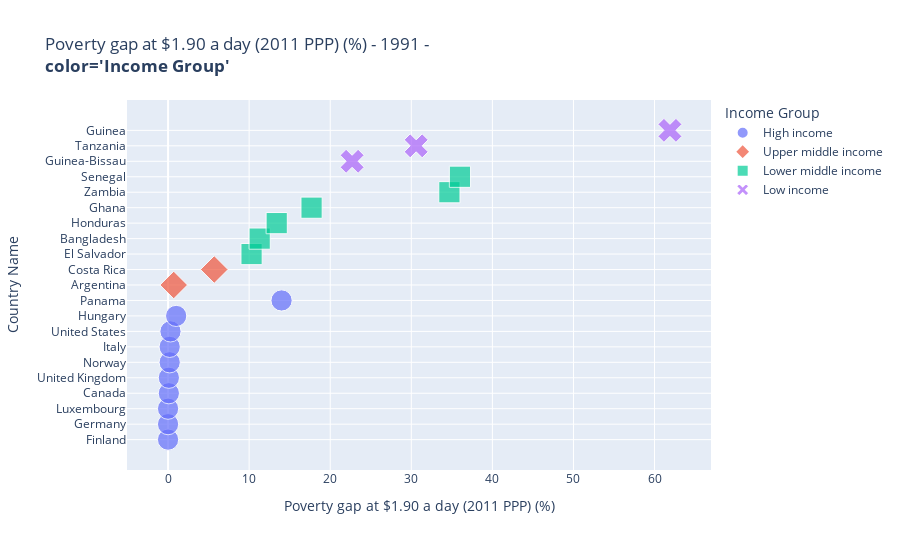

Notebook cell for this chart:
### Code cell
import plotly.express as px
import pandas as pd
poverty = pd.read_csv('../../data/poverty.csv', low_memory=False)
perc_pov_cols = poverty.filter(regex='Poverty gap').columns
perc_pov_19 = perc_pov_cols[0]
indicator = perc_pov_19
year = 1991


df = poverty[poverty['year'].eq(year) & poverty['is_country']].dropna(subset=[indicator]).sort_values(indicator)
px.scatter(df,
           x=indicator, 
           y='Country Name',
           color='Income Group',
           symbol='Income Group',
                      title=' - '.join([indicator, str(year), "<br><b>color='Income Group'</b>"]),
           hover_name='Country Name',

           size_max=15,
           height=550,
           size=[10] * len(df))

### Figure 1 — Plotly figure (JSON) as saved in the notebook; plotly's stock layout.template omitted (floating-point values rounded to 4 significant figures)
{"data": [{"hovertemplate": "<b>%{hovertext}</b><br><br>Income Group=High income<br>Poverty gap at $1.90 a day (2011 PPP) (%)=%{x}<br>Country Name=%{y}<br>size=%{marker.size}<extra></extra>", "hovertext": ["Finland", "Germany", "Luxembourg", "Canada", "United Kingdom", "Norway", "Italy", "United States", "Hungary", "Panama"], "legendgroup": "High income", "marker": {"color": "#636efa", "size": [10, 10, 10, 10, 10, 10, 10, 10, 10, 10], "sizemode": "area", "sizeref": 0.04444, "symbol": "circle"}, "mode": "markers", "name": "High income", "orientation": "h", "showlegend": true, "type": "scatter", "x": [0, 0, 0, 0.1, 0.1, 0.2, 0.2, 0.3, 1, 14], "xaxis": "x", "y": ["Finland", "Germany", "Luxembourg", "Canada", "United Kingdom", "Norway", "Italy", "United States", "Hungary", "Panama"], "yaxis": "y"}, {"hovertemplate": "<b>%{hovertext}</b><br><br>Income Group=Upper middle income<br>Poverty gap at $1.90 a day (2011 PPP) (%)=%{x}<br>Country Name=%{y}<br>size=%{marker.size}<extra></extra>", "hovertext": ["Argentina", "Costa Rica"], "legendgroup": "Upper middle income", "marker": {"color": "#EF553B", "size": [10, 10], "sizemode": "area", "sizeref": 0.04444, "symbol": "diamond"}, "mode": "markers", "name": "Upper middle income", "orientation": "h", "showlegend": true, "type": "scatter", "x": [0.7, 5.7], "xaxis": "x", "y": ["Argentina", "Costa Rica"], "yaxis": "y"}, {"hovertemplate": "<b>%{hovertext}</b><br><br>Income Group=Lower middle income<br>Poverty gap at $1.90 a day (2011 PPP) (%)=%{x}<br>Country Name=%{y}<br>size=%{marker.size}<extra></extra>", "hovertext": ["El Salvador", "Bangladesh", "Honduras", "Ghana", "Zambia", "Senegal"], "legendgroup": "Lower middle income", "marker": {"color": "#00cc96", "size": [10, 10, 10, 10, 10, 10], "sizemode": "area", "sizeref": 0.04444, "symbol": "square"}, "mode": "markers", "name": "Lower middle income", "orientation": "h", "showlegend": true, "type": "scatter", "x": [10.3, 11.3, 13.4, 17.7, 34.7, 36], "xaxis": "x", "y": ["El Salvador", "Bangladesh", "Honduras", "Ghana", "Zambia", "Senegal"], "yaxis": "y"}, {"hovertemplate": "<b>%{hovertext}</b><br><br>Income Group=Low income<br>Poverty gap at $1.90 a day (2011 PPP) (%)=%{x}<br>Country Name=%{y}<br>size=%{marker.size}<extra></extra>", "hovertext": ["Guinea-Bissau", "Tanzania", "Guinea"], "legendgroup": "Low income", "marker": {"color": "#ab63fa", "size": [10, 10, 10], "sizemode": "area", "sizeref": 0.04444, "symbol": "x"}, "mode": "markers", "name": "Low income", "orientation": "h", "showlegend": true, "type": "scatter", "x": [22.7, 30.6, 61.9], "xaxis": "x", "y": ["Guinea-Bissau", "Tanzania", "Guinea"], "yaxis": "y"}], "layout": {"height": 550, "legend": {"itemsizing": "constant", "title": {"text": "Income Group"}, "tracegroupgap": 0}, "title": {"text": "Poverty gap at $1.90 a day (2011 PPP) (%) - 1991 - <br><b>color='Income Group'</b>"}, "xaxis": {"anchor": "y", "domain": [0, 1], "title": {"text": "Poverty gap at $1.90 a day (2011 PPP) (%)"}}, "yaxis": {"anchor": "x", "domain": [0, 1], "title": {"text": "Country Name"}}}}
